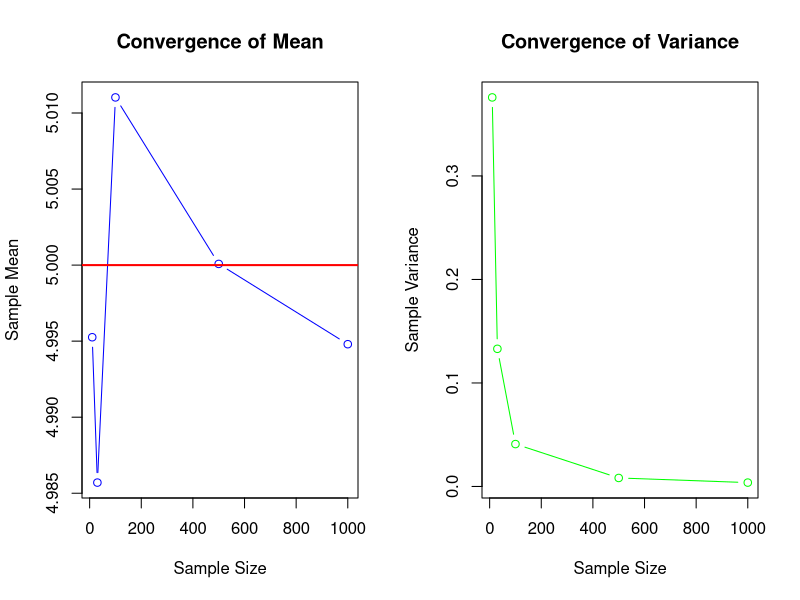

R code for this plot:
set.seed(123)
mu <- 5
sigma <- 2
sample_sizes <- c(10, 30, 100, 500, 1000)
N_sim <- 1000

means <- sapply(sample_sizes, function(n) mean(replicate(N_sim, mean(rnorm(n, mu, sigma)))))
vars <- sapply(sample_sizes, function(n) var(replicate(N_sim, mean(rnorm(n, mu, sigma)))))


par(mfrow = c(1, 2))
plot(sample_sizes, means, type = "b", col = "blue", main = "Convergence of Mean", xlab = "Sample Size", ylab = "Sample Mean")
abline(h = mu, col = "red", lwd = 2)

plot(sample_sizes, vars, type = "b", col = "green", main = "Convergence of Variance", xlab = "Sample Size", ylab = "Sample Variance")
abline(h = sigma^2, col = "red", lwd = 2)
